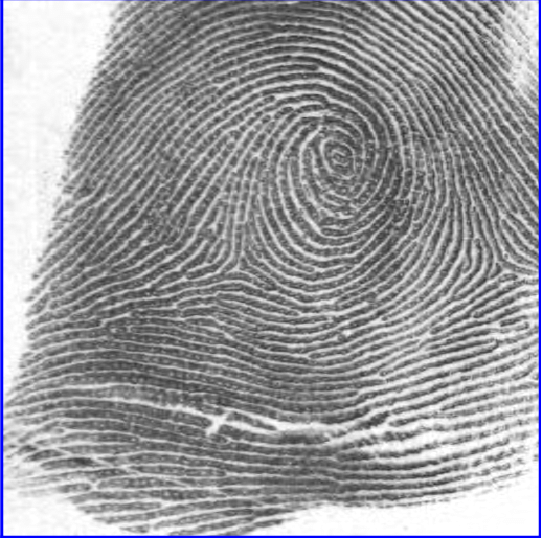
#> input picture features_detection/fingerprint.png, 541 x 538 px
$ python finger.py
#> lines starting #> are read from the running program, lines starting #| are printed output that depends on the picture; after the words box and inside, x2 and y2 are one past the last pixel; in counts of white or black regions, pixels touching at a corner belong together
### Young/dots.py
import numpy as np
import matplotlib.pyplot as plt


def Make_circle(radius=5, side=20):
#> called with radius = 3, side = 21
    grid = np.zeros((side, side))

    a = np.array([(side - 1) / 2, (side - 1) / 2])
    for h in range(0, side):
        for w in range(0, side):
            b = np.array([h, w])
            l = np.linalg.norm(b - a)
            # print(h, w, l)
            if l < radius:
                grid[h, w] = 1
    return grid


def Make_around(r1, r2, side=20):
    grid = Make_circle(r2, side)
    grid = grid - Make_circle(r1, side)
    return grid


def Make_mask(r1, r2, w1, w2, side=20):
    __grid = np.zeros((side, side))
    __grid += w1 * Make_circle(r1, side)
    __grid += w2 * Make_around(r1, r2, side)
    return __grid


# [11 lines left out: function main, not called in this run]


# [2 lines that do not run on import are left out]

### nakano/image_processing.py
import cv2
from cv2.ximgproc import *
import numpy as np
from matplotlib import pyplot as plt
from datetime import datetime

# 画像を表示
# img: n次元配列
# title: 文字列(タイトル)
# 返り値: (なし)
# [14 lines left out: functions image_show, image_save, not called in this run]

# 画像をグレイスケールで読み込む
# img_path: 文字列(iGEM2019ディレクトリからの相対パス)
# 返り値: 2次元配列(グレースケール、0~255)
def load_image_grayscale(img_path, *, debug=False):
#> called with img_path = '../features_detection/fingerprint.png', debug = False
    if debug: print("start: nakano.image_processing.load_image")
    img = cv2.imread(img_path, cv2.IMREAD_GRAYSCALE)
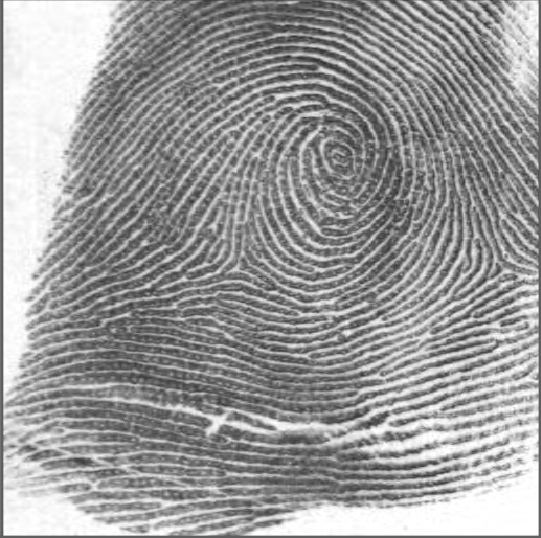
#> img: shape (538, 541); min 46, max 255, mean 155
    if debug: image_show(img, "loaded_image")
    if debug: print("end  : nakano.image_processing.load_image")
    return img

# ノイズ処理(ぼやかす)
# img: n次元配列
# 返り値: n次元配列(入力の配列の次元による)
# [117 lines left out: functions blur, threshold, bitwise_not, morphological_transformations, thinning, generate_features_map and 2 more, not called in this run]

# [9 lines that do not run on import are left out]

### Young/Young_pattern.py
import numpy as np
from scipy import signal
import cv2
from Young.dots import Make_mask
import matplotlib.pyplot as plt
import logging
from datetime import datetime


logger = logging.getLogger(__name__)
logger.setLevel(logging.DEBUG)
logging.StreamHandler().setLevel(logging.DEBUG)
logger.addHandler(logging.StreamHandler())

class Young_Pattern:
    width = 300  # 格子の横幅
    height = 300  # 格子の縦幅
    generation = 0

    def __init__(self, r1, r2, w1, w2, init_alive_prob=0.5, status=False):
        """
        コンストラクタ
        :param r1: radius of inner circle
        :param r2: radius of outer circle
        :param w1: parameter of inner circle
        :param w2: parameter of outer circle
        :param init_alive_prob: percentage of the number of initial black
        """
        logger.debug("__init__")
        self.mask = Make_mask(r1, r2, w1, w2, side=21)
        self.r1 = r1
        self.r2 = r2
        self.w1 = w1
        self.w2 = w2
        self.generation = 0
        self.state = self.init_state(self.width, self.height, init_alive_prob)

    def init_state(self, width=width, height=height, init_alive_prob=0.5):
        """
        初期化
        :param height: 格子の横幅
        :param width: 格子の縦幅
        :param init_alive_prob: percentage of the number of initial black
        :return: ndarray  state
        """
        self.width = width
        self.height = height
        N = self.width * self.height
        v = np.array(np.random.rand(N) + init_alive_prob, dtype=int)
        self.state = v.reshape(self.height, self.width)
        self.generation = 0
        return self.state

    # [9 lines left out: function next_generation, not called in this run]

    def far_generation(self, generation):
        """
        generation世代後にstateを変更する
        :param generation: 世代数
        :return:
        """
        for i in range(generation):
            self.next_generation()
        return self.state

    # [14 lines left out: function load_text, not called in this run]

    def load_ndarray(self, ndarray):
        """
        初期値としてndarrayを入れる
        :param ndarray: 初期値
        :return: state
        """
        self.state = ndarray.astype(np.float64)
        self.width = self.state.shape[1]
#> self.width = 541
        self.height = self.state.shape[0]
#> self.height = 538
        self.generation = 0
        return self.state

    # [32 lines left out: functions to_image, save_text, save_img, not called in this run]

    def show(self):
        logger.debug("display by pyplot")
        logger.debug("generation=%d", self.generation)
        plt.figure()
        plt.imshow(self.state, cmap='pink', vmin=0, vmax=1)
        plt.show()

    # [28 lines left out: function show_cv2, not called in this run]


BackendError = type('BackendError', (Exception,), {})


# [20 lines left out: functions is_visible, main, not called in this run]


# [2 lines that do not run on import are left out]

### Young/Young_finger.py
import logging
from datetime import datetime

from scipy import signal
import numpy as np
import matplotlib.pyplot as plt

from Young.Young_pattern import Young_Pattern

logger = logging.getLogger(__name__)
logger.setLevel(logging.DEBUG)
logging.StreamHandler().setLevel(logging.DEBUG)
logger.addHandler(logging.StreamHandler())


class Young_Finger(Young_Pattern):
    r_fn = 0.01
    # r_rd = 5
    r_rd = 0.5

    def __init__(self, r1, r2, w1, w2, init_alive_prob=0.5):
        super().__init__(r1, r2, w1, w2, init_alive_prob)
        self.img_finger = self.state
        self.__noise = np.zeros((self.width, self.height))
        self.noise()
        # print(self.__noise)

    def noise(self):
        N = self.width * self.height
        # v = np.array(np.random.rand(N), dtype=float) * 2 - 1
        v = np.array(np.random.rand(N), dtype=float)
        self.__noise = v.reshape(self.height, self.width)
        return self.__noise

    def load_text(self, filename):
        self.img_finger = super().load_text(filename)

    def load_ndarray(self, ndarray):
        self.img_finger = super().load_ndarray(ndarray)

    def next_generation(self):
        """
        次の世代にstateを更新する
        :return: ndarray  state
        """
        N = signal.correlate2d(self.state, self.mask, mode="same", boundary="wrap")
        N = N * (1 - self.r_fn) + self.img_finger * self.r_fn + self.noise() * self.r_rd
        self.state = N > 0
        self.noise()
        self.generation += 1
        return self.state

    # [16 lines left out: function show_ini_end, not called in this run]


BackendError = type('BackendError', (Exception,), {})


# [56 lines left out: functions change, main, not called in this run]


# [2 lines that do not run on import are left out]
    # exit()

### sawa/finger.py
from Young.Young_finger import Young_Finger
from nakano.image_processing import load_image_grayscale


YF = Young_Finger(3, 6, 15, -5)
img = load_image_grayscale("../features_detection/fingerprint.png")
YF.load_ndarray(img)
YF.far_generation(1)
#> the loop in far_generation, `for i in range(generation):` made 1 pass
#> pass 1, in next_generation, `N = signal.correlate2d(self.state, self.mask, mode="same", boundary="w..`:
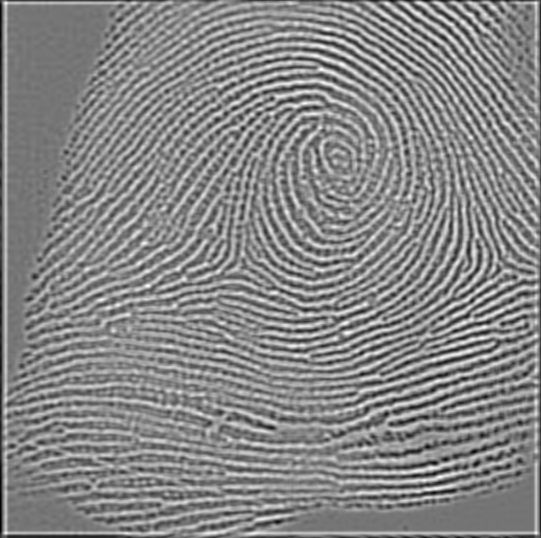
#> N: shape (538, 541) float64; min -39955, max 22405, mean -6973.5; drawn with min black and max white
#> pass 1, in next_generation, `self.state = N > 0`:
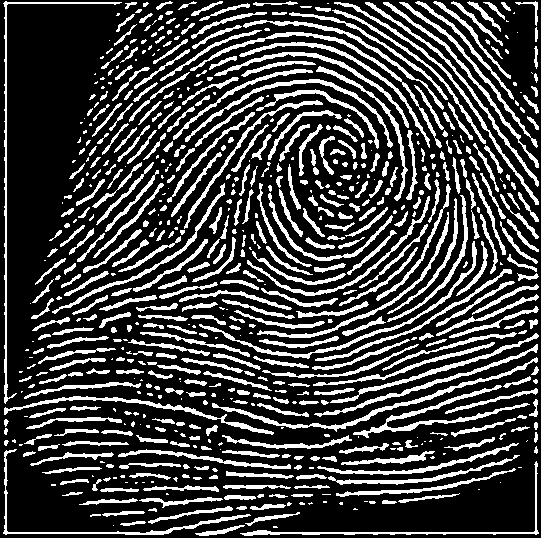
#> self.state: shape (538, 541) bool; 25.3% white; 658 white regions (219 under 20 px), largest, box (x1, y1, x2, y2) and area: (212, 357, 538, 432) 1274, (3, 1, 122, 404) 1166, (353, 385, 530, 438) 1128
YF.show()
# YF.show_cv2()
YF.far_generation(3)
#> the loop in far_generation (call 2), `for i in range(generation):` made 3 passes
#> pass 1, in next_generation (call 2), `N = signal.correlate2d(self.state, self.mask, mode="same", boundary="w..`:
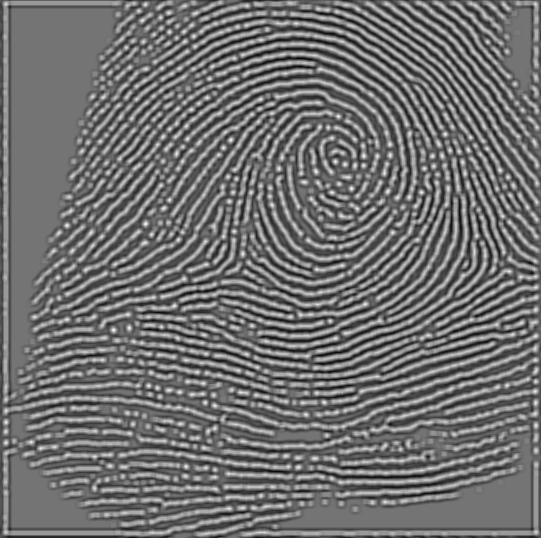
#> N: shape (538, 541) float64; min -285, max 340, mean -11.4; drawn with min black and max white
#> pass 1, in next_generation (call 2), `self.state = N > 0`:
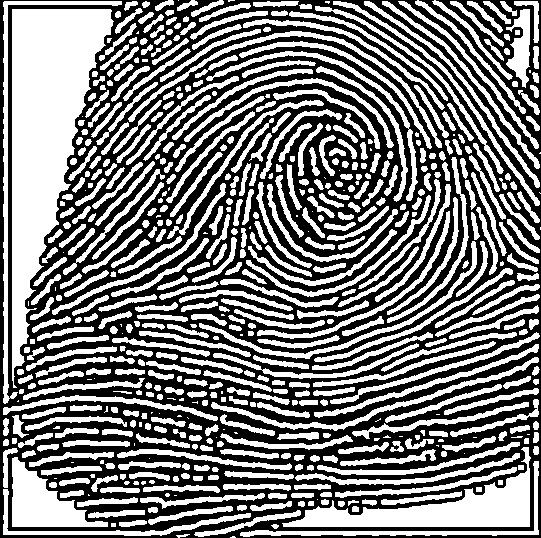
#> self.state: shape (538, 541) bool; 48% white; 595 white regions (78 under 20 px), largest, box (x1, y1, x2, y2) and area: (12, 9, 114, 388) 18043, (282, 447, 531, 527) 6205, (12, 457, 108, 527) 3149
#> pass 2, in next_generation (call 3), `N = signal.correlate2d(self.state, self.mask, mode="same", boundary="w..`:
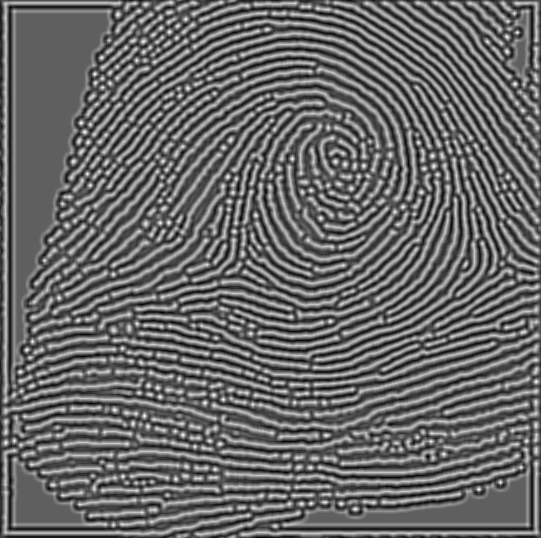
#> N: shape (538, 541) float64; min -295, max 375, mean -21.6; drawn with min black and max white
YF.show()
#> in show (call 2), `plt.show()`:
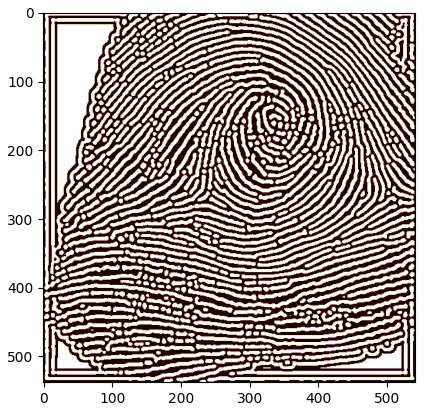
#> figure drawn by matplotlib, 1 panel
